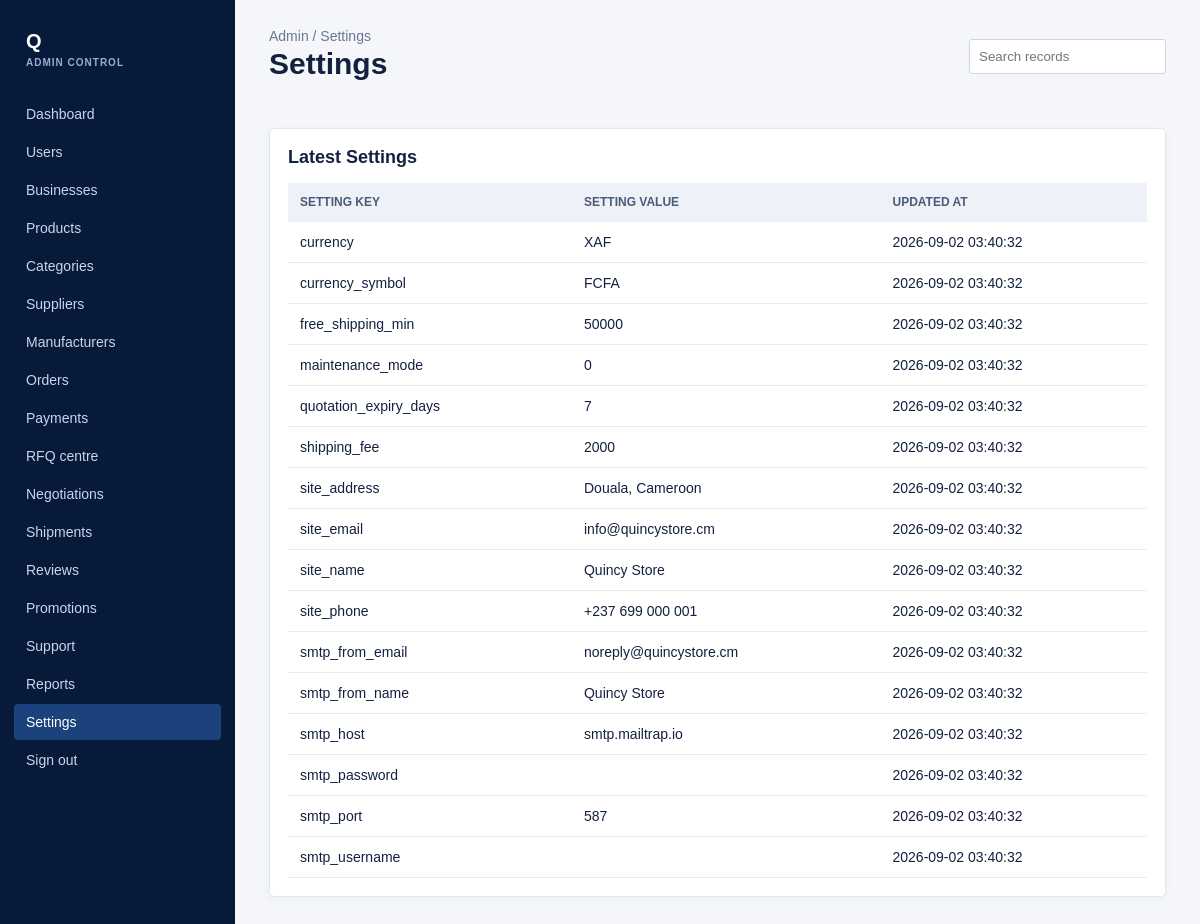
Screenshot of /admin/settings.php (signed in) with the database file from the repository.
### tables this page shows
CREATE TABLE `settings` (
  `id` int(11) NOT NULL,
  `key` varchar(100) NOT NULL,
  `value` text DEFAULT NULL,
  `updated_at` timestamp NOT NULL DEFAULT current_timestamp() ON UPDATE current_timestamp()
);

### admin/settings.php (called while the page is built, shortened)
<?php
$adminPage = 'settings';
require __DIR__ . '/_layout.php';

### includes/functions.php (called while the page is built, shortened)
<?php
function e(mixed $value): string
{
    return htmlspecialchars((string) $value, ENT_QUOTES, 'UTF-8');
}

### admin/_layout.php (the view, shortened to what this page needs)
<?php
require_once ROOT_PATH . '/includes/functions.php';
$adminPage = $adminPage ?? 'overview';
$adminError = null;
$adminRows = [];
$definition = $adminDefinitions[$adminPage] ?? $adminDefinitions['overview'];
$adminTitle = $definition['title'];
try {
    $db = Database::getInstance()->getConnection();
    $stmt = $db->prepare($definition['sql']); $stmt->execute();
    $adminRows = $stmt->fetchAll();
} catch (PDOException $exception) {
    error_log('Admin page unavailable: ' . $exception->getMessage());
    $adminError = 'Some data is temporarily unavailable. Please try again shortly.';
}
$nav = ['overview'=>'Dashboard','users'=>'Users','businesses'=>'Businesses','products'=>'Products','categories'=>'Categories','suppliers'=>'Suppliers','manufacturers'=>'Manufacturers','orders'=>'Orders','payments'=>'Payments','quotations'=>'RFQ centre','negotiations'=>'Negotiations','shipments'=>'Shipments','reviews'=>'Reviews','promotions'=>'Promotions','support'=>'Support','reports'=>'Reports','settings'=>'Settings'];
?><!doctype html><html lang="en"><head><link rel="stylesheet" href="<?= e(BASE_URL) ?>/assets/css/style.css">
</head><body class="admin-suite"><div class="admin-shell"><aside class="admin-side"><div class="admin-brand">Q<small>ADMIN CONTROL</small></div><?php foreach($nav as $key=>$label): ?><a class="<?= $adminPage===$key?'active':'' ?>" href="<?= e(BASE_URL) ?>/admin/<?= $key==='overview'?'dashboard':$key ?>.php"><?= e($label) ?></a><?php endforeach; ?><a href="<?= e(BASE_URL) ?>/logout.php">Sign out</a></aside><main class="admin-main"><div class="admin-top"><div><div class="admin-muted">Admin / <?= e($adminTitle) ?></div><h1><?= e($adminTitle) ?></h1></div><form method="get"><input class="admin-search" name="q" value="<?= e($_GET['q'] ?? '') ?>" placeholder="Search records"></form></div><section class="admin-card"><h2><?= $adminPage==='quotations'?'Inquiry and RFQ pipeline':($adminPage==='products'?'Product catalogue status':($adminPage==='reports'?'Trend summary':'Latest '.$adminTitle)) ?></h2><table class="admin-table"><thead><tr><?php if($adminRows): foreach(array_keys($adminRows[0]) as $head): ?><th><?= e(ucwords(str_replace('_',' ',$head))) ?></th><?php endforeach; ?><?php else: ?><th>Information</th><?php endif; ?></tr></thead><tbody><?php if(!$adminRows): ?><tr><td><?= $adminError?'Data could not be loaded.':'No records found.' ?></td></tr><?php else: foreach($adminRows as $row): ?><tr><?php foreach($row as $key=>$value): ?><td><?php if($key==='status'): ?><span class="admin-pill <?= in_array((string)$value,['active','completed','paid','open'],true)?'ok':(in_array((string)$value,['pending','negotiating','in_transit'],true)?'warn':'') ?>"><?= e(ucwords(str_replace('_',' ',(string)$value))) ?></span><?php elseif($adminPage==='products' && $key==='id'): ?><?= e($value) ?><?php else: ?><?= e($value) ?><?php endif; ?></td><?php endforeach; ?></tr><?php endforeach; endif; ?></tbody></table></section></main></div>
</body></html>

### assets/css/style.css (style rules this page uses)
:root { --navy-950: #07152f; --navy-900: #0b2147; --navy-800: #123566; --navy-700: #1b4b86; --blue-100: #eaf2fb; --blue-50: #f5f8fc; --white: #ffffff; --ink: #14213d; --muted: #64748b; --border: #d8e1ed; --gold: #e1ae45; --shadow: 0 12px 32px rgba(7, 21, 47, .08); }
* { box-sizing: border-box; }
html { scroll-behavior: smooth; }
body { margin: 0; color: var(--ink); background: var(--white); font: 15px/1.6 Arial, sans-serif; }
a { color: inherit; text-decoration: none; }

### admin/_layout.php (style rules this page uses)
body.admin-suite { margin:0;background:#f4f6fa;color:#13213f;font:14px Arial,sans-serif }
.admin-shell { display:flex;min-height:100vh }
.admin-side { width:235px;background:#081a3a;color:#fff;padding:22px 14px;flex:none }
.admin-brand { font-size:20px;font-weight:bold;letter-spacing:2px;padding:8px 12px 26px }
.admin-brand small { display:block;font-size:10px;color:#99acd0;letter-spacing:1px;margin-top:4px }
.admin-side a { display:block;color:#c9d5eb;text-decoration:none;padding:10px 12px;border-radius:4px;margin:2px 0 }
.admin-side a:hover,.admin-side a.active { background:#1b427c;color:#fff }
.admin-main { flex:1;padding:28px 34px;max-width:1400px }
.admin-top { display:flex;justify-content:space-between;align-items:center;margin-bottom:24px }
.admin-top h1 { margin:3px 0;font-size:30px }
.admin-muted { color:#687794 }
.admin-search { padding:9px;border:1px solid #ccd5e5;border-radius:3px }
.admin-kpi,.admin-card { background:#fff;border:1px solid #e0e6f0;border-radius:5px;padding:18px;box-shadow:0 2px 8px #14264d0a }
.admin-card { overflow:auto }
.admin-card h2 { margin-top:0;font-size:18px }
.admin-table { width:100%;border-collapse:collapse;min-width:620px }
.admin-table th { text-align:left;background:#eef2f8;color:#4a5b78;font-size:12px;text-transform:uppercase }
.admin-table th,.admin-table td { padding:12px;border-bottom:1px solid #e8ecf3 }

### rows the page displays
settings: key "currency", value "XAF", updated_at "2026-09-02 03:40:32"
settings: key "currency_symbol", value "FCFA", updated_at "2026-09-02 03:40:32"
settings: key "free_shipping_min", value "50000", updated_at "2026-09-02 03:40:32"
settings: key "maintenance_mode", value "0", updated_at "2026-09-02 03:40:32"
settings: key "quotation_expiry_days", value "7", updated_at "2026-09-02 03:40:32"
settings: key "shipping_fee", value "2000", updated_at "2026-09-02 03:40:32"
settings: key "site_address", value "Douala, Cameroon", updated_at "2026-09-02 03:40:32"
settings: key "site_email", value "info@quincystore.cm", updated_at "2026-09-02 03:40:32"
settings: key "site_name", value "Quincy Store", updated_at "2026-09-02 03:40:32"
settings: key "site_phone", value "+237 699 000 001", updated_at "2026-09-02 03:40:32"
settings: key "smtp_from_email", value "noreply@quincystore.cm", updated_at "2026-09-02 03:40:32"
settings: key "smtp_from_name", value "Quincy Store", updated_at "2026-09-02 03:40:32"
settings: key "smtp_host", value "smtp.mailtrap.io", updated_at "2026-09-02 03:40:32"
settings: key "smtp_password", updated_at "2026-09-02 03:40:32"
settings: key "smtp_port", value "587", updated_at "2026-09-02 03:40:32"
settings: key "smtp_username", updated_at "2026-09-02 03:40:32"

### other values shown
$label "Dashboard"
$label "Users"
$label "Businesses"
$label "Products"
$label "Categories"
$label "Suppliers"
$label "Manufacturers"
$label "Orders"
$label "Payments"
$label "RFQ centre"
$label "Negotiations"
$label "Shipments"
$label "Reviews"
$label "Promotions"
$label "Support"
